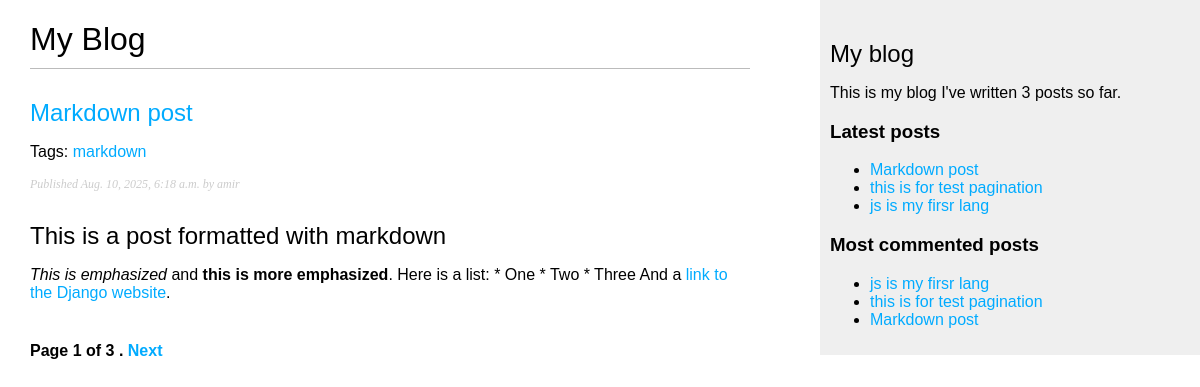
Page /post/ on the committed database.
### blog/models.py (models this page shows, shortened)
class Post(models.Model):
    class Status(models.TextChoices):
        DRAFT = 'DF', 'Draft'
        PUBLISHED = 'PB', 'Published'
    title = models.CharField(max_length=100)
    slug = models.SlugField(max_length=100, unique_for_date='publish')
    author = models.ForeignKey(settings.AUTH_USER_MODEL, on_delete=models.CASCADE, related_name="blog_posts")
    body = models.TextField()
    publish = models.DateTimeField(default=timezone.now)
    created = models.DateTimeField(auto_now_add=True)
    updated = models.DateTimeField(auto_now=True)
    status = models.CharField(max_length=2, choices=Status, default=Status.DRAFT)
    objects = models.Manager()
    published = PublishedManager()
    tags = TaggableManager()
    class Meta:
        ordering = ['-publish']
        indexes = [
            models.Index(fields=['-publish']),
        ]
    def get_absolute_url(self):
        return reverse(
            'blog:post_detail',
            args=[self.publish.year, self.publish.month, self.publish.day, self.slug]
        )

### blog/views.py (the view)
# urls.py: path('', views.post_list, name='post_list'),
def post_list(request, tag_slug=None):
    post_list = Post.published.all()
    tag = None
    if tag_slug:
        tag = get_object_or_404(Tag, slug=tag_slug)
        post_list = post_list.filter(tags__in=[tag])
    paginator = Paginator(post_list, 1)
    page_number = request.GET.get('page', 1)
    try:
        posts = paginator.page(page_number)
    except EmptyPage:
        posts = paginator.page(paginator.num_pages)
    except PageNotAnInteger:
        posts = paginator.page(1)
    return render(request, 'blog/post_list.html', {'posts': posts, 'tag': tag})

### blog/models.py (called while the page is built)
    def get_queryset(self):
        return (
            super().get_queryset().filter(status=Post.Status.PUBLISHED)
        )

### blog/templatetags/blog_tags.py (called while the page is built)
@register.simple_tag
def total_posts():
    return Post.published.count()

@register.inclusion_tag('blog/latest_post.html')
def show_latest_posts(count=5):
    latest_post = Post.published.order_by('-publish')[:count]
    return {
        'latest_post': latest_post
    }

@register.simple_tag
def get_most_commented_posts(count=3):
    return Post.published.annotate(
        total_comments=Count('comments')
    ).order_by('-total_comments')[:count]

@register.filter(name='markdown')
def markdown_format(text):
    return mark_safe(markdown.markdown(text))

### blog/templates/blog/post_list.html (shortened to what this page needs)
{% extends "blog/base.html" %}
{% load blog_tags %}
{% block content %}
<h1>My Blog</h1>
{% for post in posts %}
<h2>
    <a href="{{ post.get_absolute_url}}">
        {{ post.title }}
    </a>
</h2>
<p class="tags">
 Tags:
 {% for tag in post.tags.all %}
 <a href="{% url "blog:post_list_by_tag" tag.slug %}">
 {{ tag.name }}
 </a>{% if not forloop.last %}, {% endif %}
 {% endfor %}
 </p>
<p class="date">
    Published {{ post.publish }} by {{ post.author }}
</p>
{{ post.body|markdown|truncatewords_html:50 }}
{% endfor %}
{% include 'blog/pagination.html' with page=posts %}
{% endblock %}

### blog/templates/blog/base.html (shortened to what this page needs)
{% load static %}
{% load blog_tags %}
<!DOCTYPE html>
<html>
<head>
     <link href="{% static "css/blog.css" %}" rel="stylesheet">
</head>
<body>
<div id="content">
    {% block content %}
    {% endblock %}
</div>
<div id="sidebar">
    <h2>My blog</h2>
    <p>This is my blog
       I've written {% total_posts %} posts so far.
    </p>
    <h3>Latest posts</h3>
    {% show_latest_posts 3 %}
    <h3>Most commented posts</h3>
 {% get_most_commented_posts as most_commented_posts %}
 <ul>
 {% for post in most_commented_posts %}
 <li>
 <a href="{{ post.get_absolute_url }}">{{ post.title }}</a>
 </li>
 {% endfor %}
 </ul>
</div>
</body>
</html>

### blog/templates/blog/latest_post.html
<ul>
    {% for post in latest_post %}
    <li>
        <a href="{{ post.get_absolute_url }}">{{ post.title }}</a>
    </li>
    {% endfor %}
</ul>

### blog/static/css/blog.css (style rules this page uses)
body { margin:0; padding:0; font-family:helvetica, sans-serif; }
a { color:#00abff; text-decoration:none; }
h1 { font-weight:normal; border-bottom:1px solid #bbb; padding:0 0 10px 0; }
h2 { font-weight:normal; margin:30px 0 0; }
#content { float:left; width:60%; padding:0 0 0 30px; }
#sidebar { float:right; width:30%; padding:10px; background:#efefef; height:100%; }
p.date { color:#ccc; font-family: georgia, serif; font-size: 12px; font-style: italic; }

### rows in the picture
Post: title "Markdown post", publish "Aug. 10, 2025, 6:18 a.m.", author "amir", body "This is a post formatted with markdown This is emphasized and this is more emphasized . Here is a list: * One * Two * Three And a link to the Django website ."
Tag: name "markdown"
Post: title "this is for test pagination"
Post: title "js is my firsr lang"

### other values in the picture
{{ page.number }} "1"
{{ page.paginator.num_pages }} "3"
